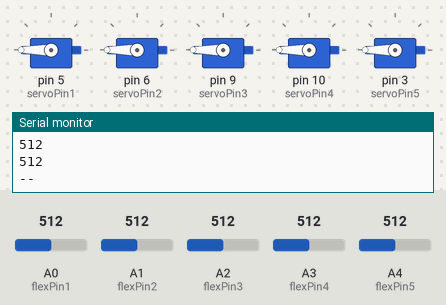
Recording of a sketch running on a simulated Arduino Uno, built with avr-gcc and run on an emulated ATmega328P. Parts: 5 × servo, the last lines printed to the serial monitor. The inputs (shaded band) are chosen by the test bench; at power-on: A1 (flexPin2) = 512, A3 (flexPin4) = 512, A0 (flexPin1) = 512, A2 (flexPin3) = 512, A4 (flexPin5) = 512.

Above: at 1.5 s.
1.6 s: A1 (flexPin2) set to 306
At 4.1 s:
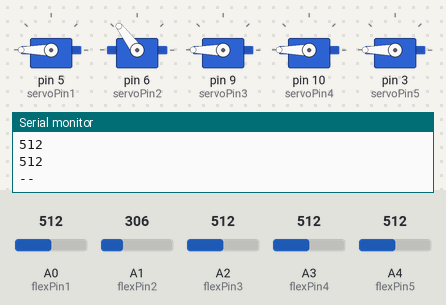
4.5 s: A3 (flexPin4) set to 306
At 5.6 s:
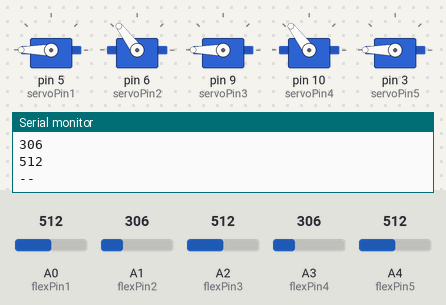
6.7 s: A0 (flexPin1) set to 30
At 8.2 s:
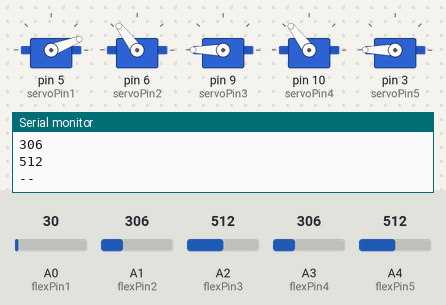
9.0 s: A2 (flexPin3) set to 30
At 10.8 s:
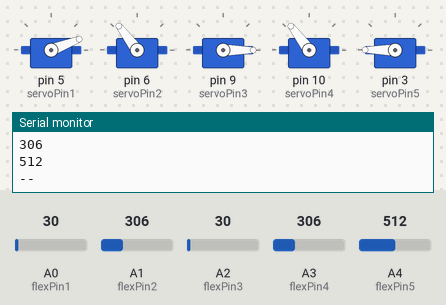
11.2 s: A4 (flexPin5) set to 30
At 13.2 s:
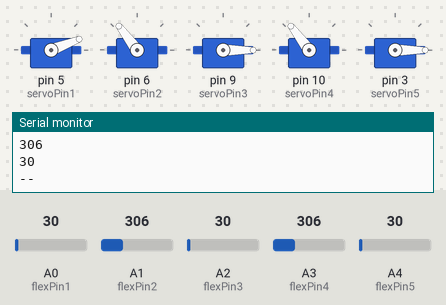
13.5 s: A0 (flexPin1) set to 306
At 14.8 s:
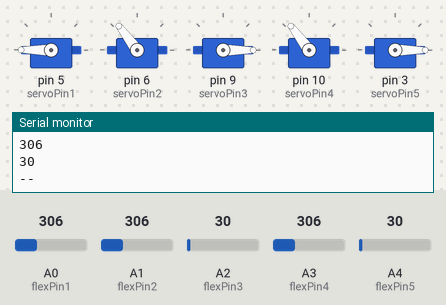
Timing chart, 0 to 16.5 s (numbered marks = the images above; inputs shaded):
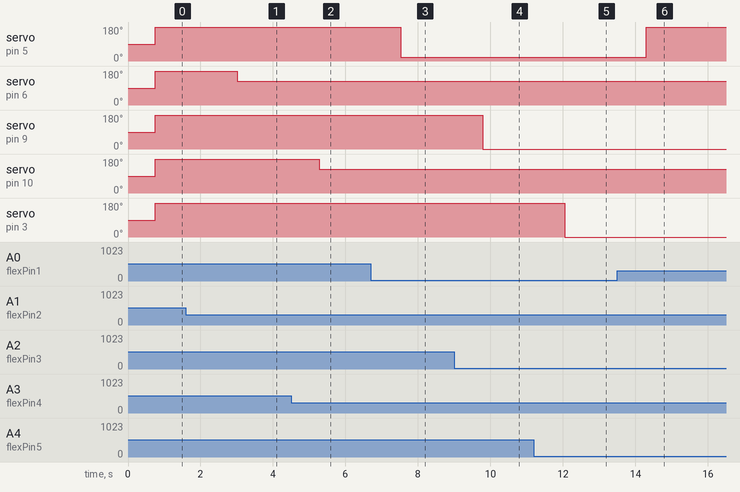

Measured:
- after the input at 1.6 s, servo on pin 6 (servoPin2): 180° → 127° after 1.4 s
- after the input at 4.5 s, servo on pin 10 (servoPin4): 180° → 127° after 0.77 s
- after the input at 6.7 s, servo on pin 5 (servoPin1): 180° → 21° after 0.83 s
- after the input at 9.0 s, servo on pin 9 (servoPin3): 180° → 0° after 0.79 s
- after the input at 11.2 s, servo on pin 3 (servoPin5): 180° → 0° after 0.85 s
- after the input at 13.5 s, servo on pin 5 (servoPin1): 21° → 180° after 0.80 s

The sketch:

MOTOR.ino
```cpp
//Define sensors and servos

#include <Servo.h> //Includes servo library

Servo finger1, finger2, finger3, finger4, finger5;

int servoPin1 = 5;
int servoPin2 = 6;
int servoPin3 = 9;
int servoPin4 = 10;
int servoPin5 = 3;

int flexPin1 = A0;
int flexPin2 = A1;
int flexPin3 = A2;
int flexPin4 = A3;
int flexPin5 = A4;

void setup()
{

  /* set each servo pin to output; I'm not acutally sure if this is
  even necessary, but I did just in case it is */
  pinMode(servoPin1, OUTPUT);
  pinMode(servoPin2, OUTPUT);
  pinMode(servoPin3, OUTPUT);
  pinMode(servoPin4, OUTPUT);
  pinMode(servoPin5, OUTPUT);

  //Set each flex sensor pin to input: this is necessary
  pinMode(flexPin1, INPUT);
  pinMode(flexPin2, INPUT);
  pinMode(flexPin3, INPUT);
  pinMode(flexPin4, INPUT);
  pinMode(flexPin5, INPUT);

    //Attach the servo objects to their respective pins
  finger1.attach(servoPin1);
  finger2.attach(servoPin2);
  finger3.attach(servoPin3);
  finger4.attach(servoPin4);
  finger5.attach(servoPin5);
 Serial.begin(9600);


}


void loop()
{
  //Defines analog input variables
  int flex1 = analogRead(flexPin1);
  int flex2 = analogRead(flexPin2);
  int flex3 = analogRead(flexPin3);
  int flex4 = analogRead(flexPin4);
  int flex5 = analogRead(flexPin5);
  Serial.println(flex1);
  Serial.println(flex2);
  Serial.println(flex3);
  Serial.println(flex4);
  Serial.println(flex5);
  Serial.println("--");
  delay(750);


  /* Defines "pos" variables as being proportional to the flex inputs.
  The 400 to 700 value range seemed adequate for my sensors, but you can change
  yours accordingly. */
  int pos1 = map(flex1, 0, 500, 0, 360);
  pos1 = constrain(pos1, 0, 360);
  int pos2 = map(flex2, 200, 500, 0, 360);
  pos2 = constrain(pos2, 0, 360);
  int pos3 = map(flex3, 200, 300, 0, 360);
  pos3 = constrain(pos3, 0, 360);
  int pos4 = map(flex4, 200, 500, 0, 360);
  pos4 = constrain(pos4, 0, 360);
  int pos5 = map(flex5, 200, 300, 0, 360);
  pos5 = constrain(pos5, 0, 360);


//pos 5 = index
//pos 3 = middle
//pos 2 =
//pos 4 = thumb
//pos 1 =

//receiver 3 = index
//receiver 5 = pinky
//receiver 6 = ring
//receiver 9 = middle
//receiver 10 = thumnb
  Serial.print(pos1);
  Serial.print(" : ");
  Serial.print(pos2);
  Serial.print(" : ");
  Serial.print(pos3);
  Serial.print(" : ");
  Serial.print(pos4);
  Serial.print(" : ");
  Serial.println(pos5);

  finger1.write(pos1);
  finger2.write(pos2);
  finger3.write(pos3);
  finger4.write(pos4);
  finger5.write(pos5);
}
```
